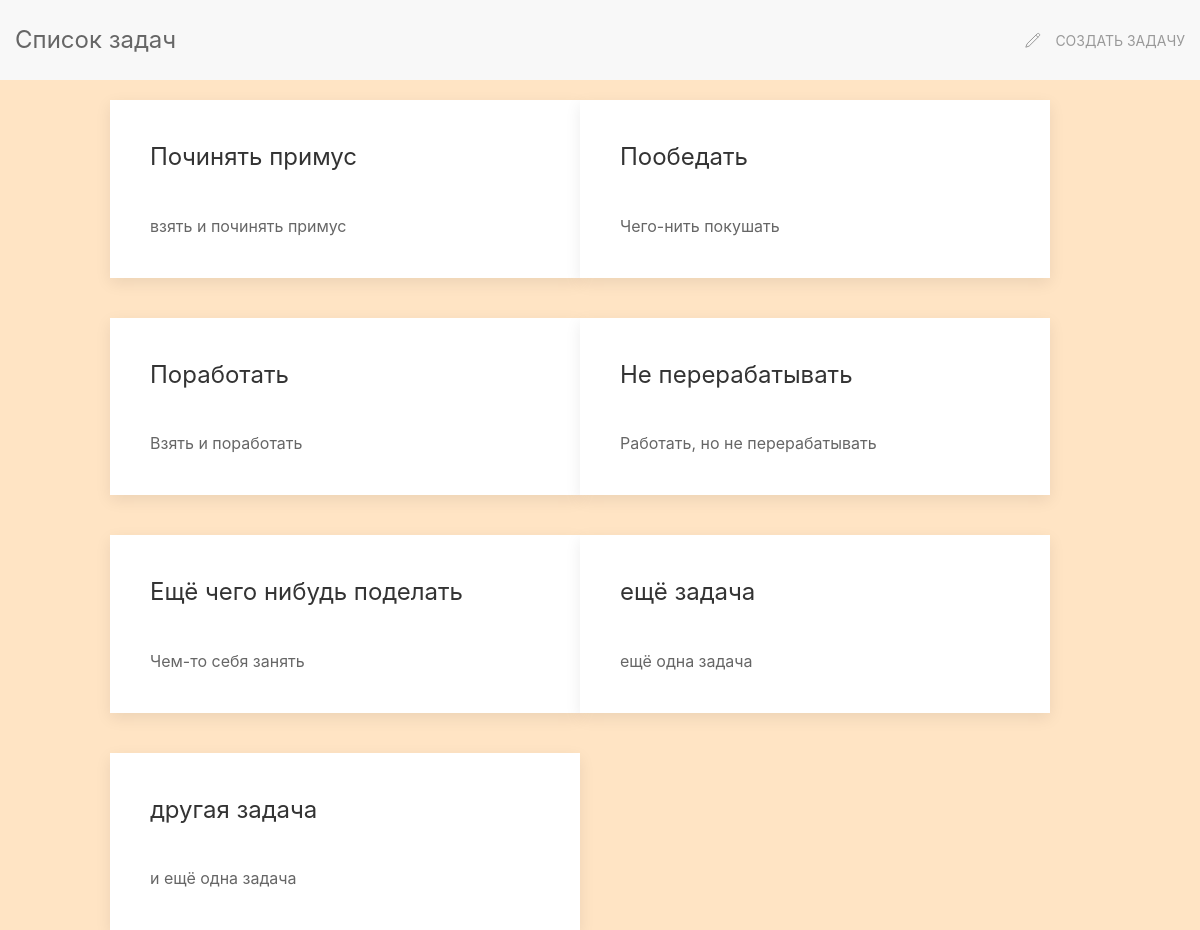
Before: / with the older database file.
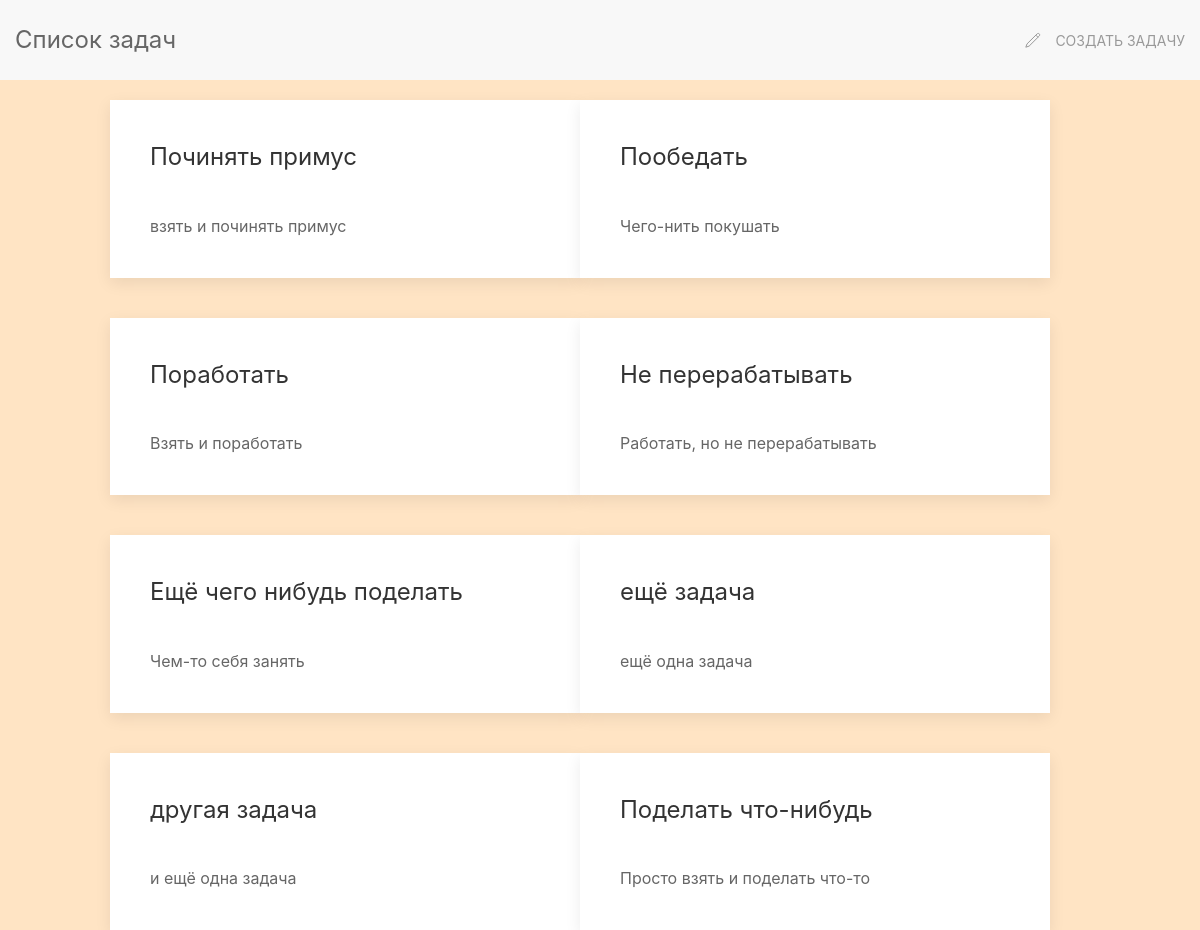
After: the same page with the newer database file.
### app.py (models this page shows, shortened)
class Tasks(db.Model):
    id = db.Column(db.Integer, primary_key=True)
    title = db.Column(db.String(45), nullable=False)
    description = db.Column(db.Text)

### app.py (the view)
@app.route("/")
def index():
    tasks = Tasks.query.all()
    return render_template("index.html", data=tasks)

### templates/index.html (shortened to what this page needs)
{% extends 'base.html' %}
{% block main %}
    <div class="uk-child-width-1-2@s uk-grid-match" uk-grid>
        {% for task in data %}
            <div class="uk-card uk-card-default uk-card-hover uk-card-body">
                <h3 class="uk-card-title">{{ task.title }}</h3>
                <p>{{ task.description }}</p>
            </div>
        {% endfor %}
    </div>
{% endblock %}

### templates/base.html (shortened to what this page needs)
<!DOCTYPE html>
<html lang="en">
<head>
    <link rel="stylesheet" href="{{ url_for("static", filename="css/uikit.css") }}">
</head>
<body class="bg_color">
<header class="header">
    <nav class="uk-navbar-container uk-margin" uk-navbar>
        <div class="uk-navbar-left">
            <a class="uk-navbar-item uk-logo" href="/">Список задач</a>
        </div>
        <div class="uk-navbar-right">
            <ul class="uk-navbar-nav">
                <li>
                    <a href="/add">
                        <span class="uk-icon uk-margin-small-right" uk-icon="icon: pencil"></span>
                        Создать задачу
                    </a>
                </li>
            </ul>
        </div>
    </nav>
</header>
<div class="uk-container uk-container-small">
    {% block main %}{% endblock main %}
</div>
</body>
</html>

### templates/base.html (style rules this page uses)
.bg_color { background: bisque; }

Changed rows visible on the page:
added Tasks: title "Поделать что-нибудь", description "Просто взять и поделать что-то"
